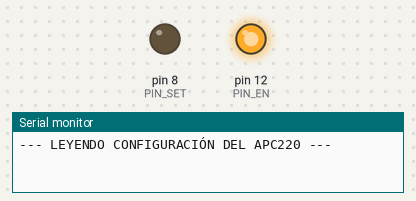
A sketch run on a simulated Arduino Uno, built with avr-gcc and run on an emulated ATmega328P. On the bench: output pins drawn as LEDs (lit = HIGH), the last lines printed to the serial monitor. Pins used as bus, display or sensor lines are not drawn.

Above: at 2.1 s.
At 2.8 s:
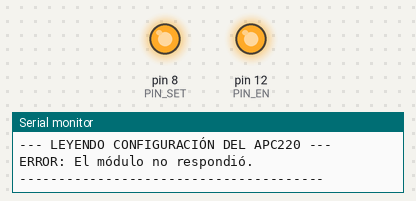
Timing chart, 0 to 4.3 s (numbered marks = the images above):
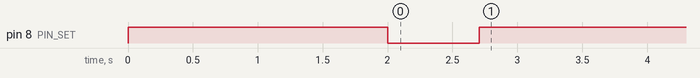

The sketch:

leer_frecuencia.ino
```cpp
#include <SoftwareSerial.h>

// Definiciones según tu esquema
#define PIN_SET 8
#define PIN_RXD 10
#define PIN_TXD 11
#define PIN_EN  12
#define PIN_VCC 13

SoftwareSerial APCport(PIN_RXD, PIN_TXD);

void setup() {
  // Comunicación con la PC
  Serial.begin(9600);

  // Configuración de pines de control
  pinMode(PIN_SET, OUTPUT);
  pinMode(PIN_EN, OUTPUT);
  pinMode(PIN_VCC, OUTPUT);

  // Encendido del módulo
  digitalWrite(PIN_VCC, HIGH);
  digitalWrite(PIN_EN, HIGH);
  digitalWrite(PIN_SET, HIGH);

  delay(2000); // Espera para que el módulo inicie correctamente

  APCport.begin(9600);

  Serial.println(F("--- LEYENDO CONFIGURACIÓN DEL APC220 ---"));

  // Entrar en modo comando
  digitalWrite(PIN_SET, LOW);
  delay(200);

  // Enviar comando de lectura (Read)
  APCport.print("RD\r\n");

  // Pequeña espera para recibir los datos
  delay(500);

  // Mostrar lo que responda el módulo
  if (APCport.available()) {
    Serial.print(F("Respuesta recibida: "));
    while (APCport.available()) {
      Serial.write(APCport.read());
    }
    Serial.println();
  } else {
    Serial.println(F("ERROR: El módulo no respondió."));
  }

  // Volver a modo normal (SET en HIGH)
  digitalWrite(PIN_SET, HIGH);
  Serial.println(F("---------------------------------------"));
}

void loop() {
  // No hace falta repetir el proceso
}
```
